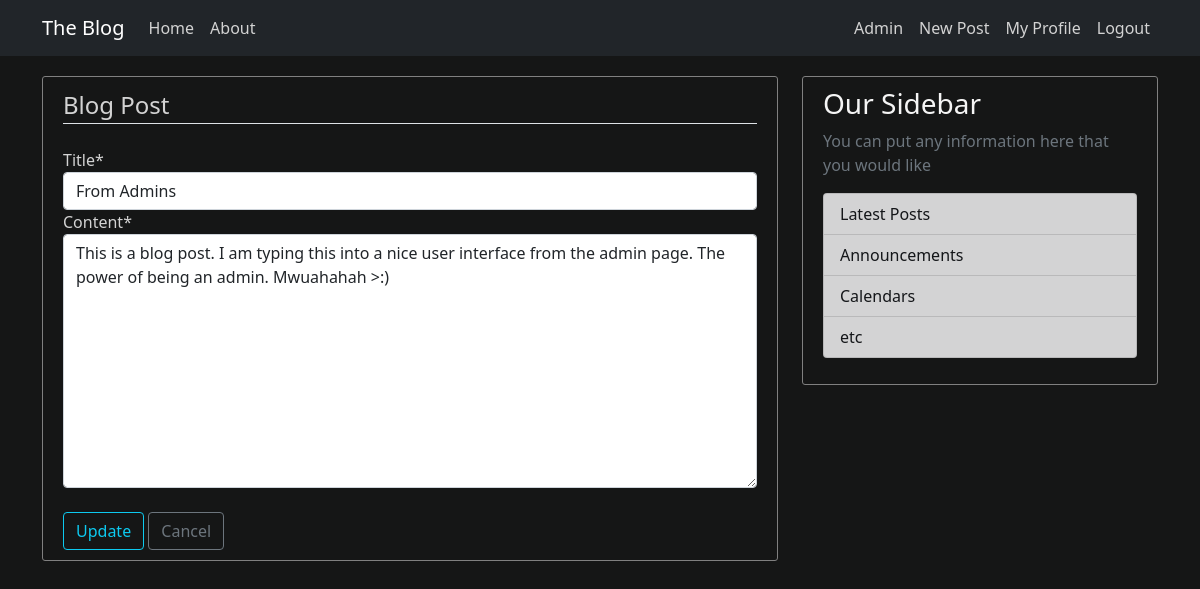
The page /post/4/update/ (signed in) on the database its author committed.
### blog/models.py (models this page shows, shortened)
class Post(models.Model):
    title = models.CharField(max_length=100)
    content = models.TextField()
    date_posted = models.DateTimeField(default=timezone.now)
    author = models.ForeignKey(User, on_delete=models.CASCADE)  # on_delete here deletes all posts of user too
    class Meta:
        ordering = ['-date_posted']

### blog/views.py (the view, shortened to what this page needs)
# urls.py: path('post/<pk>/update/', PostUpdateView.as_view(), name="post-update"),
class PostUpdateView(LoginRequiredMixin, UserPassesTestMixin, UpdateView):
    model = Post
    fields = ['title', 'content']
    template_name_suffix = '_update_form'
    def test_func(self):
        post = self.get_object()
        if self.request.user == post.author:
            return True
        else:
            return False

### blog/templates/blog/post_update_form.html (shortened to what this page needs)
{%  extends 'blog/base.html' %}
{% load crispy_forms_tags %}
{%  block content %}
    <div class="content-section">
        <form method="POST">
            <fieldset class="form-group">
                <legend class="border-bottom mb-4">Blog Post</legend>
                {{ form|crispy }}
            </fieldset>
            <br>
            <div class="form-group">
                <button class="btn btn-outline-info" type="submit">Update</button>
                <a class="btn btn-outline-secondary" href="{% url 'post-detail' object.id %}">Cancel</a>
            </div>
        </form>
    </div>
{% endblock content %}

### blog/static/blog/main.css (style rules this page uses)
body { background: #151616; color: lightgrey; }
.content-section { background: #151616; padding: 10px 20px; border: 1px solid grey; border-radius: 3px; margin-bottom: 20px; }

### rows shown on the page
Post: title "From Admins", content "This is a blog post. I am typing this into a nice user interface from the admin page. The power of being an admin. Mwuahahah >:)"
